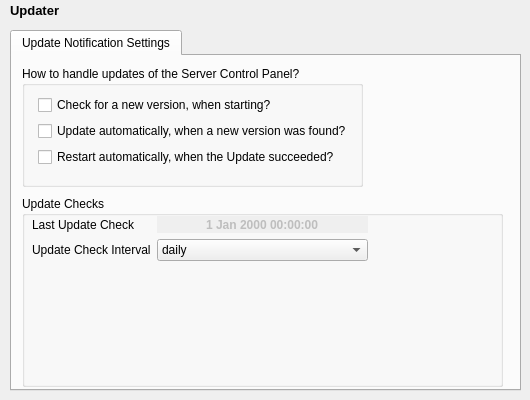
   <widget class="QWidget" name="updater">
    <widget class="QLabel" name="label_updater">
     <property name="geometry">
      <rect>
       <x>10</x>
       <y>0</y>
       <width>141</width>
       <height>21</height>
      </rect>
     </property>
     <property name="font">
      <font>
       <pointsize>10</pointsize>
       <weight>75</weight>
       <bold>true</bold>
      </font>
     </property>
     <property name="text">
      <string>Updater</string>
     </property>
    </widget>
    <widget class="QTabWidget" name="tabWidget_updater">
     <property name="geometry">
      <rect>
       <x>10</x>
       <y>30</y>
       <width>511</width>
       <height>361</height>
      </rect>
     </property>
     <property name="currentIndex">
      <number>0</number>
     </property>
     <widget class="QWidget" name="updater_tab_configuration">
      <attribute name="title">
       <string>Update Notification Settings</string>
      </attribute>
      <widget class="QGroupBox" name="groupBox">
       <property name="geometry">
        <rect>
         <x>10</x>
         <y>10</y>
         <width>341</width>
         <height>121</height>
        </rect>
       </property>
       <property name="title">
        <string>How to handle updates of the Server Control Panel?</string>
       </property>
       <property name="flat">
        <bool>false</bool>
       </property>
       <widget class="QWidget" name="formLayoutWidget_4">
        <property name="geometry">
         <rect>
          <x>16</x>
          <y>29</y>
          <width>321</width>
          <height>81</height>
         </rect>
        </property>
        <layout class="QFormLayout" name="formLayout_2">
         <item row="0" column="0">
          <widget class="QCheckBox" name="checkBox_SelfUpdater_RunOnStartUp">
           <property name="enabled">
            <bool>true</bool>
           </property>
           <property name="text">
            <string>Check for a new version, when starting?</string>
           </property>
          </widget>
         </item>
         <item row="1" column="0">
          <widget class="QCheckBox" name="checkBox_SelfUpdater_AutoUpdate">
           <property name="text">
            <string>Update automatically, when a new version was found?</string>
           </property>
          </widget>
         </item>
         <item row="2" column="0">
          <widget class="QCheckBox" name="checkBox_SelfUpdater_AutoRestart">
           <property name="text">
            <string>Restart automatically, when the Update succeeded?</string>
           </property>
          </widget>
         </item>
        </layout>
       </widget>
      </widget>
      <widget class="QLabel" name="SelfUpdater_BigIcon">
       <property name="geometry">
        <rect>
         <x>380</x>
         <y>20</y>
         <width>111</width>
         <height>111</height>
        </rect>
       </property>
       <property name="text">
        <string/>
       </property>
       <property name="pixmap">
        <pixmap resource="../resources/resources.qrc">:/update</pixmap>
       </property>
      </widget>
      <widget class="QGroupBox" name="groupBox_2">
       <property name="enabled">
        <bool>true</bool>
       </property>
       <property name="geometry">
        <rect>
         <x>10</x>
         <y>140</y>
         <width>481</width>
         <height>191</height>
        </rect>
       </property>
       <property name="title">
        <string>Update Checks</string>
       </property>
       <property name="flat">
        <bool>false</bool>
       </property>
       <widget class="QWidget" name="formLayoutWidget_5">
        <property name="geometry">
         <rect>
          <x>10</x>
          <y>20</y>
          <width>336</width>
          <height>65</height>
         </rect>
        </property>
        <layout class="QFormLayout" name="formLayout_3">
         <item row="1" column="0">
          <widget class="QLabel" name="label_SelfUpdater_Interval">
           <property name="text">
            <string>Update Check Interval</string>
           </property>
          </widget>
         </item>
         <item row="1" column="1">
          <widget class="QComboBox" name="comboBox_SelfUpdater_Interval">
           <property name="enabled">
            <bool>true</bool>
           </property>
           <item>
            <property name="text">
             <string>daily</string>
            </property>
           </item>
           <item>
            <property name="text">
             <string>weekly</string>
            </property>
           </item>
           <item>
            <property name="text">
             <string>biweekly</string>
            </property>
           </item>
           <item>
            <property name="text">
             <string>monthly</string>
            </property>
           </item>
          </widget>
         </item>
         <item row="0" column="0">
          <widget class="QLabel" name="label_2">
           <property name="text">
            <string>Last Update Check</string>
           </property>
          </widget>
         </item>
         <item row="0" column="1">
          <widget class="QDateTimeEdit" name="dateTimeEdit_SelfUpdater_Last_Time_Checked">
           <property name="enabled">
            <bool>false</bool>
           </property>
           <property name="font">
            <font>
             <weight>75</weight>
             <bold>true</bold>
            </font>
           </property>
           <property name="wrapping">
            <bool>false</bool>
           </property>
           <property name="frame">
            <bool>false</bool>
           </property>
           <property name="alignment">
            <set>Qt::AlignCenter</set>
           </property>
           <property name="buttonSymbols">
            <enum>QAbstractSpinBox::NoButtons</enum>
           </property>
           <property name="showGroupSeparator" stdset="0">
            <bool>false</bool>
           </property>
          </widget>
         </item>
        </layout>
       </widget>
      </widget>
     </widget>
    </widget>
   </widget>
